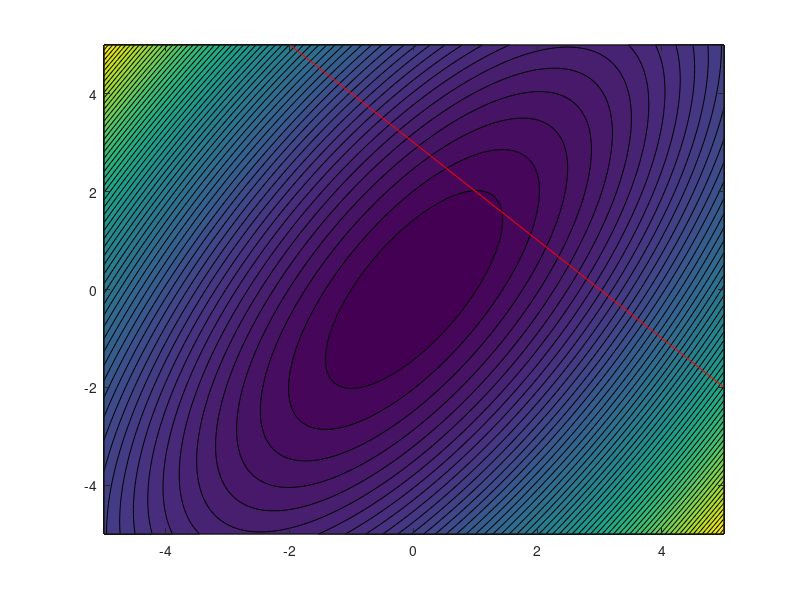

This figure's MATLAB source: (Note: this script raises an error after producing the figure.)
clc;
clear;
close all;
format long;

f = @(x) 2*x(1)^2 - 2*x(1)*x(2) + x(2)^2;

[x, y] = meshgrid(-5:0.1:5, -5:0.1:5);
z=2.*x.^2 - 2.*x.*y + y.^2;

figure(1)
contourf(x, y, z, 60);
hold on

xx = -5:0.1:5;
yy = -xx + 3;
plot(xx, yy, 'r')
axis([-5 5 -5 5])

options = optimoptions('fmincon', 'Display', 'iter', 'TolFun', 1e-5, 'TolX', 1e-5, 'TolCon', 1e-4, 'PlotFcns', @optimplotconstrviolation);

x0 = [4, 4];
A  = [-1.0 -1.0];
b  =  [-3];

Aeq = [];
beq = [];

lb = [];
ub = [];

nonlcon = [];
[x, fval, exitflag, output] = fmincon(f, x0, A, b, Aeq, beq, lb, ub, nonlcon, options)

figure(1)
[xsol,fval,history,searchdir] = runfmincon;

figure(1)
hold on
plot(x(1), x(2), '*r');
plot(0, 0, 'ow');

g1tolcon = (-x(1) - x(2) + 3)